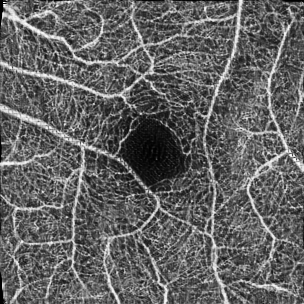
#> input picture datasets/images/G_20230216_233537.png, 304 x 304 px
$ python ROI_cropping.py --input_dir datasets/images --output_dir out
#> lines starting #> are read from the running program, lines starting #| are printed output that depends on the picture
import argparse
import csv
import glob
import os
import warnings

import numpy as np
from natsort import natsorted
from PIL import Image
from tqdm import tqdm

warnings.filterwarnings('error')

"""
This script is used to crop the ROI from the images. It is assumed that the ROI is located in the center of the image.
If the image is larger than the specified ROI size, the script will try to find the ROI by looking for the
largest difference in pixel values between the ROI and the surrounding area. The script will then crop the image to the roi_size
around the found ROI. If the image is smaller than the roi_size, the script will pad the image with zeros to reach the target size.
"""


# [46 lines left out: function calculate_roi_coordinates, not called in this run]


def create_problematic_entry(path, save_path=None, shape=None, xs=None, ys=None):
    """Create a dictionary entry for problematic images."""
    return {
        "path": path,
        "save_path": save_path,
        "shape": shape,
        "xs": xs,
        "ys": ys
    }


def is_problematic_crop(img_cropped, xs, ys, roi_size, image_size, problem_threshold):
    """Check if the cropped image is problematic based on size and position."""
    wrong_shape = img_cropped.shape[0] != roi_size or img_cropped.shape[1] != roi_size
    too_close_to_edge = xs < problem_threshold * image_size or ys > (1 - problem_threshold) * image_size
    return wrong_shape or too_close_to_edge


if __name__ == "__main__":
    description = (
        "This script crops the ROI from the images in the input directory and saves them to the output directory. "
        "It assumes that the ROI is located in the center of the image. If the image is larger than the specified ROI size, "
        "the script will try to find the ROI by looking for the largest difference in pixel values between the ROI and the surrounding area. "
        "The script will then crop the image to the roi_size around the found ROI. If the image is smaller than the roi_size, "
        "the script will pad the image with zeros to reach the target size. "
        "The script will also save a CSV file with the problematic images that could not be cropped correctly. "
        "The problematic images are those that do not have the expected shape after cropping or are cropped too close to the edges of the image."
    )

    parser = argparse.ArgumentParser(description=description)
    parser.add_argument('--input_dir', type=str, required=True)
    parser.add_argument('--output_dir', type=str, required=True)
    parser.add_argument('--roi_size', type=int, default=512)
    parser.add_argument('--problem_threshold', type=float, default=0.15)

    args = parser.parse_args()
    roi_size = args.roi_size

    data_files = natsorted(glob.glob(f'{args.input_dir}/**/*.png', recursive=True))
    assert len(data_files) > 0, f"No input files found for path {args.input_dir}"

    # Check if input directory has subfolders with images
    input_dir_normalized = os.path.normpath(args.input_dir)
    has_subfolders = any(
        os.path.dirname(os.path.normpath(path)) != input_dir_normalized
        for path in data_files
    )

    problematic = []

    for path in tqdm(data_files):
        if not os.path.isfile(path):
            continue

        name = path.split("/")[-1].replace(".PNG", ".png")

        # Only preserve directory structure if input has subfolders
        if has_subfolders:
            # Get relative path from input directory to preserve subfolder structure
            rel_path = os.path.relpath(os.path.dirname(path), args.input_dir)
            if rel_path == ".":  # File is directly in input directory
                cohort = ""
            else:
                cohort = rel_path
        else:
            cohort = ""

        try:
            img = np.array(Image.open(path).convert("L")).astype(np.float32)
        except OSError:
            problematic.append(create_problematic_entry(path))
            continue

        # Get image dimensions dynamically
        image_height, image_width = img.shape
#> image_height = 304; image_width = 304
        image_size = min(image_height, image_width)  # Use minimum dimension to ensure we stay within bounds
#> image_size = 304

        if img.shape[0] > roi_size + 1 and img.shape[1] > roi_size + 1:
            xs, ys = calculate_roi_coordinates(img, image_size, roi_size)
            img_cropped = img[xs:xs+roi_size, ys:ys+roi_size].astype(np.uint8)
        else:
            xs, ys = 0, 0  # Initialize for cases where image is smaller than roi_size
            img_cropped = img[:roi_size, :roi_size].astype(np.uint8)
#> img_cropped is the input picture: shape (304, 304); min 0, max 253, mean 98.9

        # Create output directory structure if needed
        if cohort:
            output_cohort_dir = os.path.join(args.output_dir, cohort)
            if not os.path.exists(output_cohort_dir):
                os.makedirs(output_cohort_dir)
            save_path = os.path.join(output_cohort_dir, name)
        else:
            # Save directly to output directory
            if not os.path.exists(args.output_dir):
                os.makedirs(args.output_dir)
            save_path = os.path.join(args.output_dir, name)

        # Check if the crop is problematic
        if is_problematic_crop(img_cropped, xs, ys, roi_size, image_size, args.problem_threshold):
            if (img_cropped.shape[0] != roi_size or img_cropped.shape[1] != roi_size):
                problematic.append(create_problematic_entry(
                    path, save_path, (img_cropped.shape[0], img_cropped.shape[1]), xs, ys
                ))

        # Ensure the output image has the correct size by padding with zeros if necessary
        img_cropped_final = np.zeros((roi_size, roi_size), dtype=np.uint8)
        img_cropped_final[:img_cropped.shape[0], :img_cropped.shape[1]] = img_cropped[:roi_size, :roi_size]
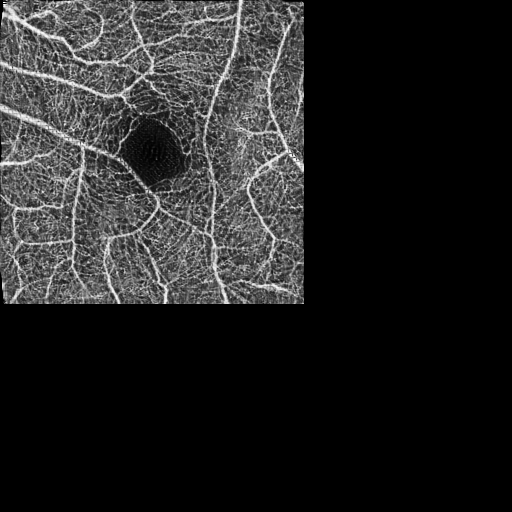
#> img_cropped_final: shape (512, 512); min 0, max 253, mean 34.9

        Image.fromarray(img_cropped_final).save(save_path)
#> pass 2 of the loop `for path in tqdm(data_files):`:
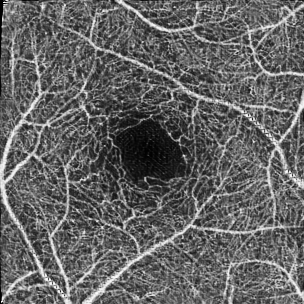
#> input picture datasets/images/G_20230216_233938.png, 304 x 304 px
#> img_cropped is the input picture: shape (304, 304); min 0, max 253, mean 100.2
#> `img_cropped_final[:img_cropped.shape[0], :img_cropped.shape[1]] = img_..`:
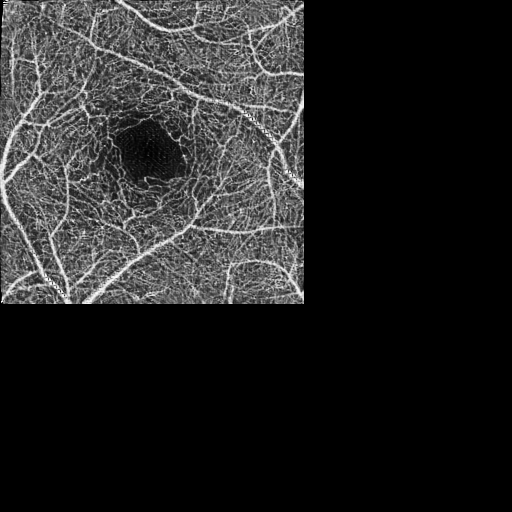
#> img_cropped_final: shape (512, 512); min 0, max 253, mean 35.3

    # Save problematic images to CSV
    with open(f"{args.output_dir}/problematic.csv", 'w+') as csvfile:
        writer = csv.writer(csvfile)
        if len(problematic) > 0:
            writer.writerow(list(problematic[0].keys()))
            for entry in problematic:
                writer.writerow(entry.values())
        else:
            writer.writerow(["ALL CLEAR"])
